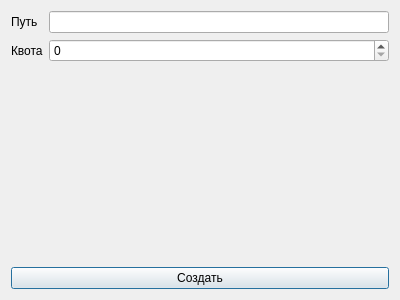
<?xml version="1.0" encoding="UTF-8"?>
<ui version="4.0">
 <class>CreateProgramDialog</class>
 <widget class="QDialog" name="CreateProgramDialog">
  <property name="geometry">
   <rect>
    <x>0</x>
    <y>0</y>
    <width>400</width>
    <height>300</height>
   </rect>
  </property>
  <property name="windowTitle">
   <string>Создать программу</string>
  </property>
  <layout class="QVBoxLayout" name="verticalLayout">
   <item>
    <layout class="QFormLayout" name="formLayout">
     <item row="0" column="0">
      <widget class="QLabel" name="pathLabel">
       <property name="text">
        <string>Путь</string>
       </property>
      </widget>
     </item>
     <item row="0" column="1">
      <widget class="QLineEdit" name="pathLineEdit"/>
     </item>
     <item row="1" column="0">
      <widget class="QLabel" name="quotaLabel">
       <property name="text">
        <string>Квота</string>
       </property>
      </widget>
     </item>
     <item row="1" column="1">
      <widget class="QSpinBox" name="quotaLineEdit">
       <property name="maximum">
        <number>10000</number>
       </property>
      </widget>
     </item>
    </layout>
   </item>
   <item>
    <widget class="QPushButton" name="pushButton">
     <property name="text">
      <string>Создать</string>
     </property>
    </widget>
   </item>
  </layout>
 </widget>
 <resources/>
 <connections/>
</ui>
